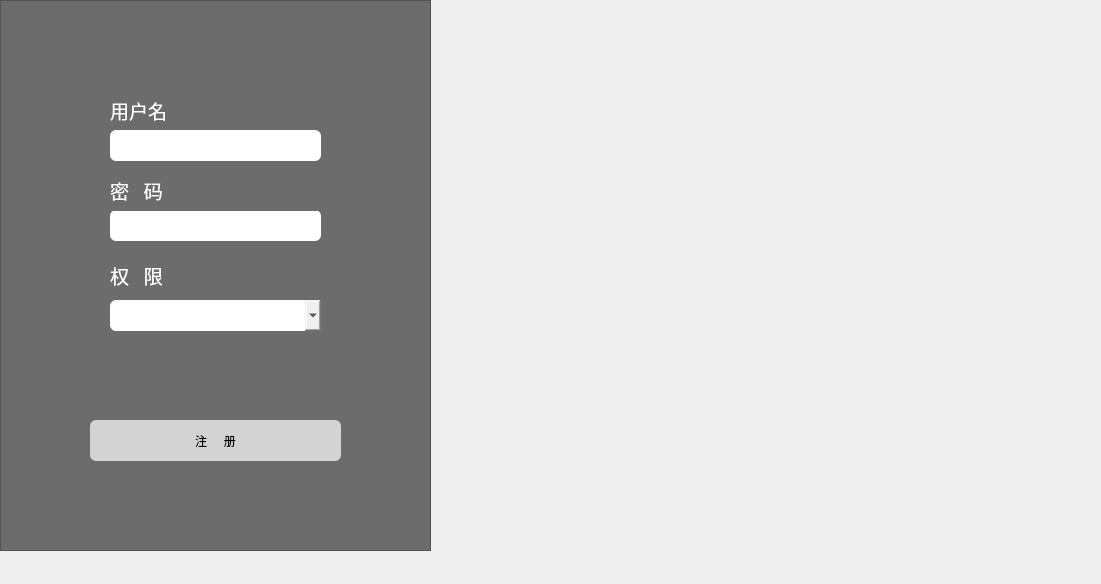
<?xml version="1.0" encoding="UTF-8"?>
<ui version="4.0">
 <class>Register</class>
 <widget class="QWidget" name="Register">
  <property name="geometry">
   <rect>
    <x>0</x>
    <y>0</y>
    <width>1101</width>
    <height>584</height>
   </rect>
  </property>
  <property name="windowTitle">
   <string>Form</string>
  </property>
  <property name="styleSheet">
   <string notr="true">QFrame
{
	background-color:rgb(108,108,108);
}
QLabel
{
	color:white;
}
QLineEdit
{
	border-radius:6px;
}
QPushButton
{
	border-radius:6px;
	background-color: rgb(210, 211, 210);
}
QComboBox
{
	border-radius:6px;
}
</string>
  </property>
  <widget class="QFrame" name="frame">
   <property name="geometry">
    <rect>
     <x>0</x>
     <y>0</y>
     <width>431</width>
     <height>551</height>
    </rect>
   </property>
   <property name="sizePolicy">
    <sizepolicy hsizetype="Fixed" vsizetype="Fixed">
     <horstretch>0</horstretch>
     <verstretch>0</verstretch>
    </sizepolicy>
   </property>
   <property name="frameShape">
    <enum>QFrame::StyledPanel</enum>
   </property>
   <property name="frameShadow">
    <enum>QFrame::Raised</enum>
   </property>
   <widget class="QPushButton" name="registerButton">
    <property name="geometry">
     <rect>
      <x>90</x>
      <y>420</y>
      <width>251</width>
      <height>41</height>
     </rect>
    </property>
    <property name="font">
     <font/>
    </property>
    <property name="cursor">
     <cursorShape>PointingHandCursor</cursorShape>
    </property>
    <property name="styleSheet">
     <string notr="true">
</string>
    </property>
    <property name="text">
     <string>注     册</string>
    </property>
   </widget>
   <widget class="QLineEdit" name="passwordEdit">
    <property name="geometry">
     <rect>
      <x>110</x>
      <y>210</y>
      <width>211</width>
      <height>31</height>
     </rect>
    </property>
   </widget>
   <widget class="QLabel" name="label_4">
    <property name="geometry">
     <rect>
      <x>110</x>
      <y>260</y>
      <width>211</width>
      <height>31</height>
     </rect>
    </property>
    <property name="font">
     <font>
      <family>Microsoft YaHei</family>
      <pointsize>14</pointsize>
     </font>
    </property>
    <property name="text">
     <string>权   限</string>
    </property>
   </widget>
   <widget class="QLabel" name="label_2">
    <property name="geometry">
     <rect>
      <x>110</x>
      <y>170</y>
      <width>211</width>
      <height>41</height>
     </rect>
    </property>
    <property name="font">
     <font>
      <family>Microsoft YaHei</family>
      <pointsize>14</pointsize>
     </font>
    </property>
    <property name="text">
     <string>密   码</string>
    </property>
   </widget>
   <widget class="QLabel" name="label_3">
    <property name="geometry">
     <rect>
      <x>110</x>
      <y>90</y>
      <width>211</width>
      <height>41</height>
     </rect>
    </property>
    <property name="font">
     <font>
      <family>Microsoft YaHei</family>
      <pointsize>14</pointsize>
     </font>
    </property>
    <property name="text">
     <string>用户名</string>
    </property>
   </widget>
   <widget class="QLineEdit" name="usernameEdit">
    <property name="geometry">
     <rect>
      <x>110</x>
      <y>130</y>
      <width>211</width>
      <height>31</height>
     </rect>
    </property>
   </widget>
   <widget class="QComboBox" name="permissionBox">
    <property name="geometry">
     <rect>
      <x>110</x>
      <y>300</y>
      <width>211</width>
      <height>31</height>
     </rect>
    </property>
   </widget>
  </widget>
 </widget>
 <tabstops>
  <tabstop>usernameEdit</tabstop>
  <tabstop>passwordEdit</tabstop>
  <tabstop>registerButton</tabstop>
 </tabstops>
 <resources/>
 <connections/>
</ui>
